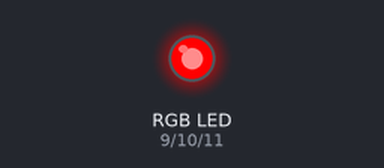
Bench run of a sketch on a simulated Arduino Uno, built with avr-gcc and run on an emulated ATmega328P. Shown: an RGB LED mixed from three pins (HIGH = lit). Dim RGB values are drawn brighter than linear.

Above: at 0.05 s.
At 1.85 s:
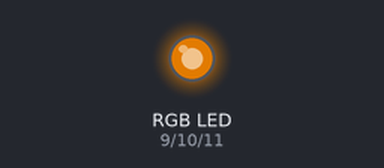
At 3.65 s:
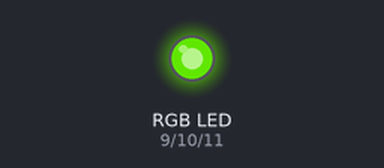
At 7.25 s:
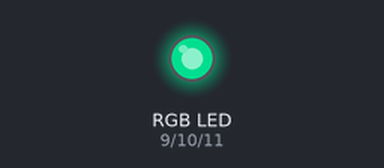
At 10.85 s:
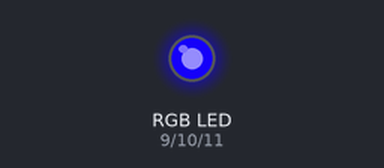
At 14.55 s:
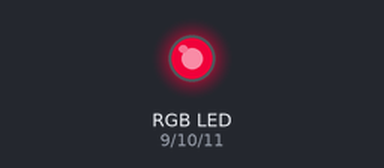
Timing chart, 0 to 20.3 s (numbered marks = the images above):
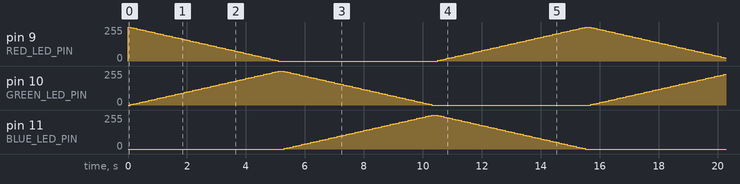

The sketch:

sketch_apr21a.ino
```cpp
/*

  RGB_LED_Color_Fade_Cycle.pde

  Cycles through the colors of a  LED depending upon the pressures that we get from the

  Written for NASA Space Apps Challenge - Singapore. Challenge Wish i were here,
  to adopt temp data from Mars and creat an iPhone App, HTML5 processing.js api which can simulate the data onto the USB port which
  inturn is read by audrino.

*/

// LED leads connected to PWM pins
const int RED_LED_PIN = 9;
const int GREEN_LED_PIN = 10;
const int BLUE_LED_PIN = 11;

// Used to store the current intensity level of the individual LEDs
int redIntensity = 0;
int greenIntensity = 0;
int blueIntensity = 0;

// Length of time we spend showing each color
const int DISPLAY_TIME = 100; // In milliseconds


void setup() {
  // No setup required.
  //Serial.begin(9600);

}

void loop() {

 // if ( Serial.available() > 0)
  // {
  //int input = Serial.read(); // Read the input from the COM5 USB port thats passed from the gui.

 //Serial.println(input);
  // If the pressure is above 800 ppm then, Cycle color from red through to green
  // (In this loop we move from 100% red, 0% green to 0% red, 100% green)
      //if (input == 49 ) {
          Serial.println("Inside the less than 800  loop");
        for (greenIntensity = 0; greenIntensity <= 255; greenIntensity+=5) {
            redIntensity = 255-greenIntensity;
            analogWrite(GREEN_LED_PIN, greenIntensity);
            analogWrite(RED_LED_PIN, redIntensity);
            delay(DISPLAY_TIME);
       }
      //}

      // If the pressure is within the range of 800 - 1000 ppm, then cycle color from green through to blue
      // (In this loop we move from 100% green, 0% blue to 0% green, 100% blue)
     //if (input ==50 ) {
       //  Serial.println("Inside the 800 - 1000 loop");
      for (blueIntensity = 0; blueIntensity <= 255; blueIntensity+=5) {
            greenIntensity = 255-blueIntensity;
            analogWrite(BLUE_LED_PIN, blueIntensity);
            analogWrite(GREEN_LED_PIN, greenIntensity);
            delay(DISPLAY_TIME);
       }
     //}

      // If the pressure is within the range of 800 - 1000 ppm, cycle from blue through to red
      // (In this loop we move from 100% blue, 0% red to 0% blue, 100% red)
      //if (input == 51 ) {
       // Serial.println("Inside the 1000 loop");
        // redIntensity = 100;
      for (redIntensity = 0; redIntensity <= 255; redIntensity+=5) {
            blueIntensity = 255-redIntensity;
            analogWrite(RED_LED_PIN, redIntensity);
            analogWrite(BLUE_LED_PIN, blueIntensity);
            delay(DISPLAY_TIME);
       }
      //}

 //}
}
```
